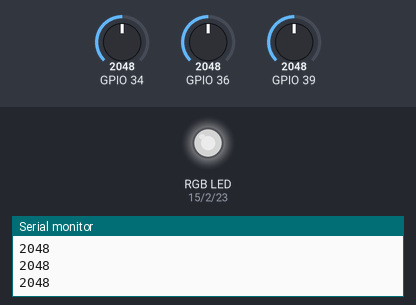
Recording of a sketch running on a simulated ESP32. On the bench: an RGB LED mixed from three pins (HIGH = lit), the last lines printed to the serial monitor. The test bench sets the inputs (shaded band); at power-on: GPIO 34 = 2048, GPIO 36 = 2048, GPIO 39 = 2048. Dim RGB values are drawn brighter than linear.

Above: at 1.2 s.
1.3 s: GPIO 34 set to 2866
At 1.7 s:
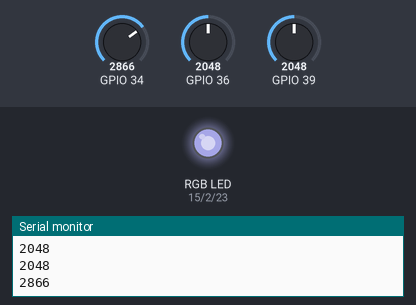
2.8 s: GPIO 36 set to 3603
At 3.3 s:
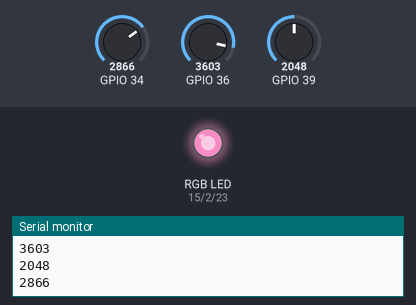
4.3 s: GPIO 39 set to 491
At 4.9 s:
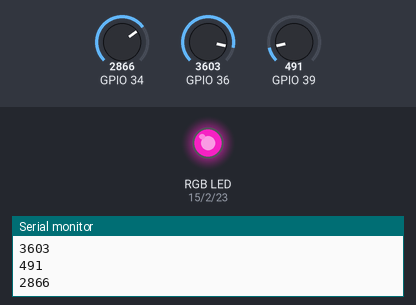
5.8 s: GPIO 39 set to 0
At 6.5 s:
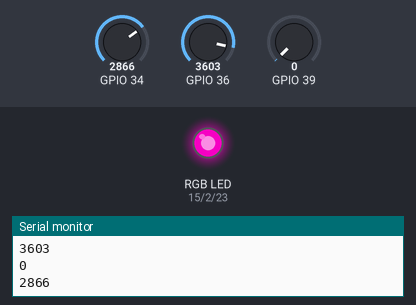
7.3 s: GPIO 34 set to 2047
At 8.1 s:
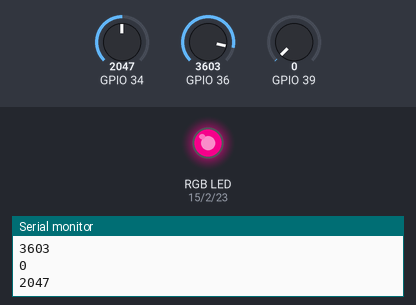
8.8 s: GPIO 36 set to 1228
At 9.6 s:
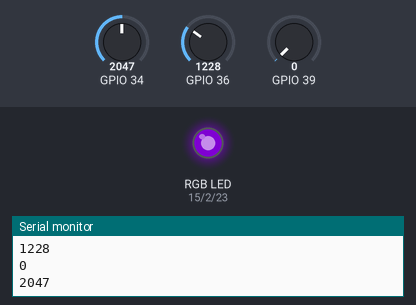
Timing chart, 0 to 11.3 s (numbered marks = the images above; inputs shaded):
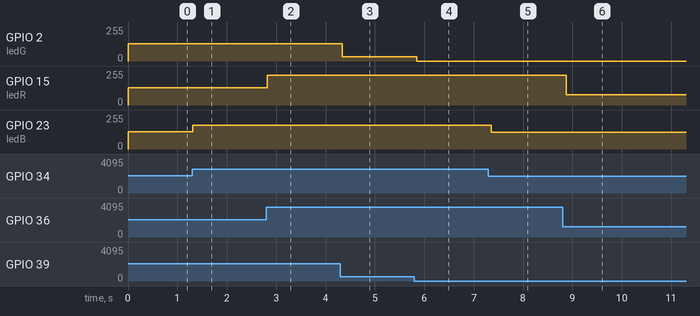

The sketch:

testRGBinputAnalogEduino32.ino
```cpp
//LEDS
const int ledR = 15;
const int ledG = 2;
const int ledB = 23;
// PMW SIGNAL
const int canalPWM = 0;
const int canalPWM1 = 1;
const int canalPWM2 = 2;

const int frecuencia = 500; // en Hz
const int resolucion = 12; // 8-16 bits de resolución.

void setup()
{
  Serial.begin(9600);
  // 1) configura señal PWM
  ledcSetup(canalPWM, frecuencia, resolucion);
  ledcSetup(canalPWM1, frecuencia, resolucion);
  ledcSetup(canalPWM2, frecuencia, resolucion);

  ledcAttachPin(ledR, canalPWM);
  ledcAttachPin(ledG, canalPWM1);
  ledcAttachPin(ledB, canalPWM2);
}

void loop()
{
  ledcWrite(canalPWM, analogRead(A0)); // Belong to VP
  Serial.println (analogRead(A0));
  ledcWrite(canalPWM1, analogRead(A3));// Belong to VN
  Serial.println (analogRead(A3));
  ledcWrite(canalPWM2, analogRead(A6));// Belong to VN
  Serial.println (analogRead(A6));
  delay(100);
}
```

Measured:
- after the input at 1.3 s, GPIO 23 (ledB): 128/255 → 178/255 at once
- after the input at 2.8 s, GPIO 15 (ledR): 128/255 → 224/255 at once
- after the input at 4.3 s, GPIO 2 (ledG): 128/255 → 31/255 at once
- after the input at 5.8 s, GPIO 2 (ledG): 31/255 → 0/255 after 0.05 s
- after the input at 7.3 s, GPIO 23 (ledB): 178/255 → 127/255 after 0.06 s
- after the input at 8.8 s, GPIO 15 (ledR): 224/255 → 76/255 after 0.07 s
